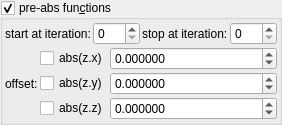
    <widget class="MyGroupBox" name="groupCheck_transf_function_enabledP_false">
     <property name="title">
      <string>pre-abs fun&amp;ctions</string>
     </property>
     <property name="checkable">
      <bool>true</bool>
     </property>
     <layout class="QVBoxLayout" name="verticalLayout_12" stretch="0,0">
      <property name="spacing">
       <number>2</number>
      </property>
      <property name="leftMargin">
       <number>2</number>
      </property>
      <property name="topMargin">
       <number>2</number>
      </property>
      <property name="rightMargin">
       <number>2</number>
      </property>
      <property name="bottomMargin">
       <number>2</number>
      </property>
      <item>
       <layout class="QHBoxLayout" name="horizontalLayout_21" stretch="0,1,0,1">
        <item>
         <widget class="QLabel" name="label_104">
          <property name="text">
           <string>start at iteration:</string>
          </property>
         </widget>
        </item>
        <item>
         <widget class="MySpinBox" name="spinboxInt_transf_start_iterations_P">
          <property name="sizePolicy">
           <sizepolicy hsizetype="Minimum" vsizetype="Maximum">
            <horstretch>0</horstretch>
            <verstretch>0</verstretch>
           </sizepolicy>
          </property>
          <property name="minimum">
           <number>0</number>
          </property>
          <property name="maximum">
           <number>999</number>
          </property>
          <property name="value">
           <number>0</number>
          </property>
         </widget>
        </item>
        <item>
         <widget class="QLabel" name="label_74">
          <property name="text">
           <string>stop at iteration:</string>
          </property>
         </widget>
        </item>
        <item>
         <widget class="MySpinBox" name="spinboxInt_transf_stop_iterations_P1">
          <property name="sizePolicy">
           <sizepolicy hsizetype="Preferred" vsizetype="Maximum">
            <horstretch>0</horstretch>
            <verstretch>0</verstretch>
           </sizepolicy>
          </property>
          <property name="maximum">
           <number>999</number>
          </property>
         </widget>
        </item>
       </layout>
      </item>
      <item>
       <layout class="QGridLayout" name="gridLayout_15" columnstretch="0,0,1">
        <property name="spacing">
         <number>2</number>
        </property>
        <item row="1" column="2">
         <widget class="MyDoubleSpinBox" name="spinbox3_transf_offsetA_000_y">
          <property name="sizePolicy">
           <sizepolicy hsizetype="Minimum" vsizetype="Maximum">
            <horstretch>0</horstretch>
            <verstretch>0</verstretch>
           </sizepolicy>
          </property>
          <property name="prefix">
           <string/>
          </property>
          <property name="suffix">
           <string/>
          </property>
          <property name="decimals">
           <number>6</number>
          </property>
          <property name="minimum">
           <double>-99.989999999999995</double>
          </property>
          <property name="maximum">
           <double>99.989999999999995</double>
          </property>
          <property name="singleStep">
           <double>0.100000000000000</double>
          </property>
         </widget>
        </item>
        <item row="0" column="1">
         <widget class="MyCheckBox" name="checkBox_transf_function_enabledCx_false">
          <property name="text">
           <string notr="true">abs(z.x)</string>
          </property>
         </widget>
        </item>
        <item row="1" column="1">
         <widget class="MyCheckBox" name="checkBox_transf_function_enabledCy_false">
          <property name="text">
           <string notr="true">abs(z.y)</string>
          </property>
         </widget>
        </item>
        <item row="2" column="2">
         <widget class="MyDoubleSpinBox" name="spinbox3_transf_offsetA_000_z">
          <property name="sizePolicy">
           <sizepolicy hsizetype="Minimum" vsizetype="Maximum">
            <horstretch>0</horstretch>
            <verstretch>0</verstretch>
           </sizepolicy>
          </property>
          <property name="prefix">
           <string/>
          </property>
          <property name="suffix">
           <string/>
          </property>
          <property name="decimals">
           <number>6</number>
          </property>
          <property name="minimum">
           <double>-99.989999999999995</double>
          </property>
          <property name="maximum">
           <double>99.989999999999995</double>
          </property>
          <property name="singleStep">
           <double>0.100000000000000</double>
          </property>
         </widget>
        </item>
        <item row="0" column="0" rowspan="3">
         <widget class="QLabel" name="label_264">
          <property name="text">
           <string>offset:</string>
          </property>
         </widget>
        </item>
        <item row="2" column="1">
         <widget class="MyCheckBox" name="checkBox_transf_function_enabledCz_false">
          <property name="text">
           <string notr="true">abs(z.z)</string>
          </property>
         </widget>
        </item>
        <item row="0" column="2">
         <widget class="MyDoubleSpinBox" name="spinbox3_transf_offsetA_000_x">
          <property name="sizePolicy">
           <sizepolicy hsizetype="Minimum" vsizetype="Maximum">
            <horstretch>0</horstretch>
            <verstretch>0</verstretch>
           </sizepolicy>
          </property>
          <property name="prefix">
           <string/>
          </property>
          <property name="suffix">
           <string/>
          </property>
          <property name="decimals">
           <number>6</number>
          </property>
          <property name="minimum">
           <double>-99.989999999999995</double>
          </property>
          <property name="maximum">
           <double>99.989999999999995</double>
          </property>
          <property name="singleStep">
           <double>0.100000000000000</double>
          </property>
         </widget>
        </item>
       </layout>
      </item>
     </layout>
    </widget>
